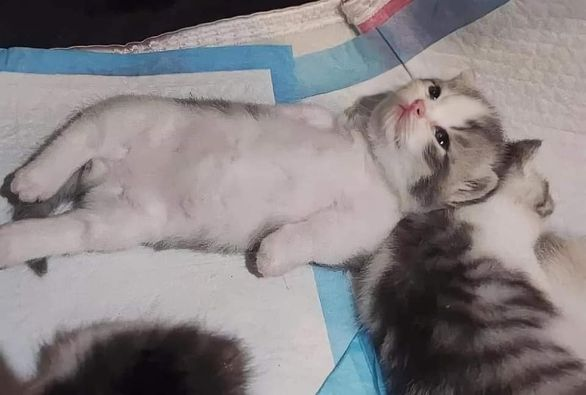
#> input picture DIP10/img.jpg, 586 x 395 px
$ jupyter execute code.ipynb
#> lines starting #> are read from the running program, lines starting #| are printed output that depends on the picture; after the words box and inside, x2 and y2 are one past the last pixel; in counts of white or black regions, pixels touching at a corner belong together
## Digtal Image Processing Lab # 10
##### M. Shaheer Ijaz
##### 01-134212-127
##### BS ( CS ) 7-B

[cell 1]
import cv2
import matplotlib.pyplot as plt
import numpy as np

[cell 2]
def match_template(image, temp):
    img = image
    template = temp
    w, h = template.shape[0], template.shape[1]
    res = cv2.matchTemplate(img, template, cv2.TM_CCOEFF)
    _, _, _, max_loc = cv2.minMaxLoc(res)  # Get the best match location
    top_left = max_loc
    bottom_right = (top_left[0] + w, top_left[1] + h)
    cv2.rectangle(img, top_left, bottom_right, 0, 2)
    return img

[cell 3]
image = cv2.imread("img.jpg")
#> image is the input picture: shape (395, 586, 3); mean B, G, R 132.1, 130, 136
onga = image.copy()
template = cv2.imread("match.jpg")
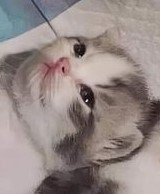
#> input picture DIP10/match.jpg, 160 x 194 px
#> template is the input picture: shape (194, 160, 3); mean B, G, R 134.3, 137, 149.3

result_image = match_template(image,template)
#> in match_template, `res = cv2.matchTemplate(img, template, cv2.TM_CCOEFF)`:
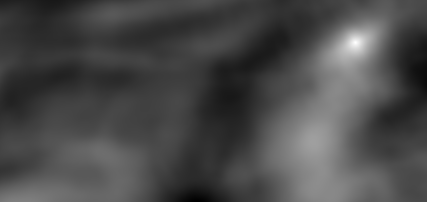
#> res: shape (202, 427) float32; min -53381860, max 155373584, mean 7072341.5; drawn with min black and max white
#> in match_template, `_, _, _, max_loc = cv2.minMaxLoc(res)`: max_loc = (355, 42)
#> in match_template, `bottom_right = (top_left[0] + w, top_left[1] + h)`: bottom_right = (549, 202)
#> in match_template, `cv2.rectangle(img, top_left, bottom_right, 0, 2)`:
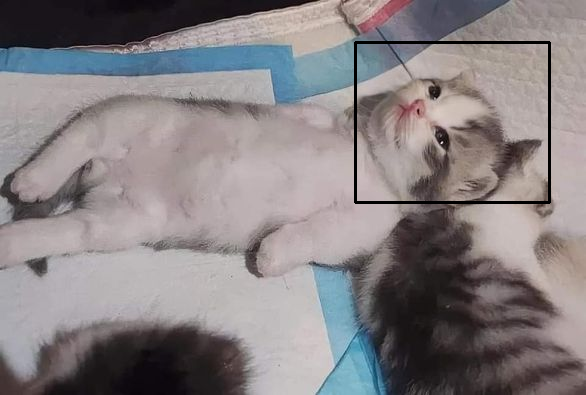
#> img: shape (395, 586, 3); 0.92% of pixels changed, all inside (x1, y1, x2, y2) = (354, 41, 551, 204)

plt.figure(figsize=(8,6))
plt.subplot(131)
plt.imshow(onga)
plt.title('Original Image')
plt.xticks([])
plt.yticks([])

plt.subplot(132)
plt.imshow(template)
plt.title('Template')
plt.xticks([])
plt.yticks([])

plt.subplot(133)
plt.imshow(result_image)
plt.title('Matching Result')
plt.xticks([])
plt.yticks([])

plt.show()
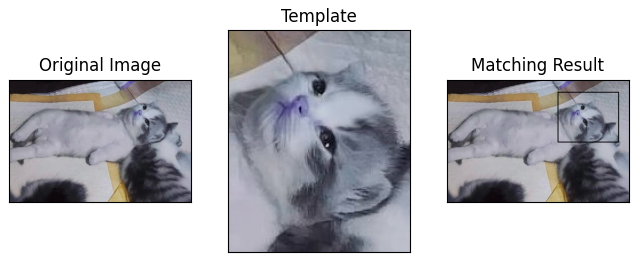
#> figure drawn by matplotlib, 3 panels; B, G, R data is drawn as R, G, B

[cell 4]
new_image = cv2.imread("test.jpg")
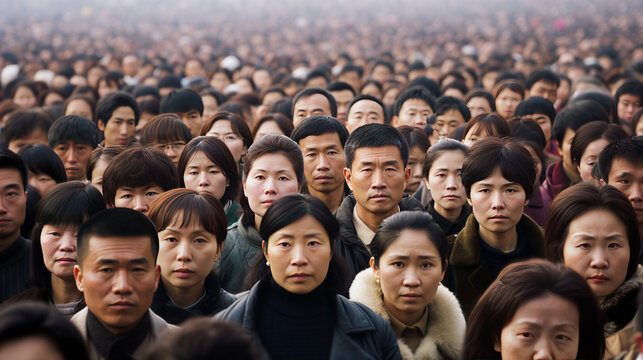
#> input picture DIP10/test.jpg, 643 x 360 px
#> new_image is the input picture: shape (360, 643, 3); mean B, G, R 80.9, 85.2, 103
copy = new_image.copy()
new_template = cv2.imread("tost.jpg")
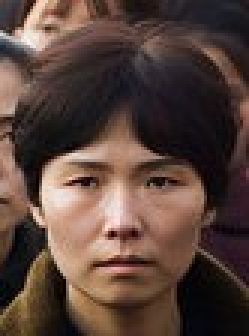
#> input picture DIP10/tost.jpg, 83 x 112 px (shown 3 times larger)
#> new_template is the input picture: shape (112, 83, 3); mean B, G, R 59.2, 67.2, 88.3

new_det = match_template(new_image, new_template)
#> in match_template (call 2), `res = cv2.matchTemplate(img, template, cv2.TM_CCOEFF)`:
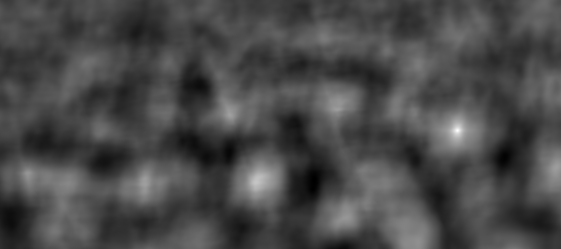
#> res: shape (249, 561) float32; min -35083560, max 84281352, mean -597083.8; drawn with min black and max white
#> in match_template (call 2), `_, _, _, max_loc = cv2.minMaxLoc(res)`: max_loc = (457, 130)
#> in match_template (call 2), `bottom_right = (top_left[0] + w, top_left[1] + h)`: bottom_right = (569, 213)
#> in match_template (call 2), `cv2.rectangle(img, top_left, bottom_right, 0, 2)`:
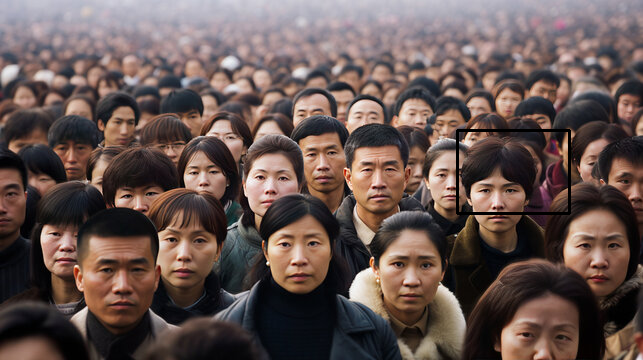
#> img: shape (360, 643, 3); 0.5% of pixels changed, all inside (x1, y1, x2, y2) = (456, 129, 571, 215)

plt.figure(figsize=(8,6))
plt.subplot(131)
plt.imshow(copy)
plt.title('Original Image')
plt.axis('off')

plt.subplot(132)
plt.imshow(new_template)
plt.title('Template')
plt.axis('off')

plt.subplot(133)
plt.imshow(new_det)
plt.title('Matching Result')
plt.axis('off')

plt.show()
#> figure, not shown here; B, G, R data is drawn as R, G, B
